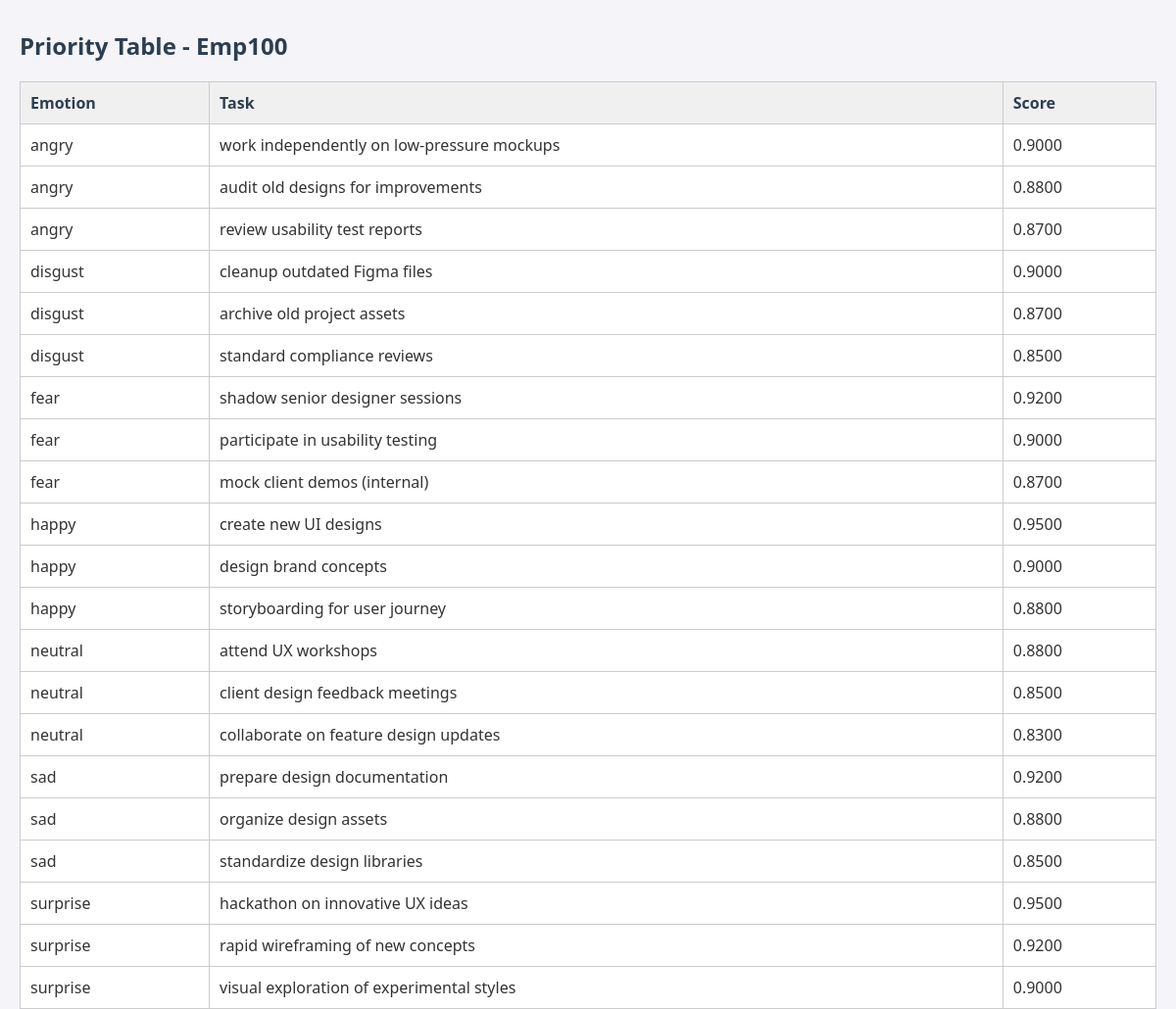
The app's page /view-priorities/Emp100 (signed in) with its own data.
### tables this page shows
CREATE TABLE employee_priority_table (
            employee_id TEXT,
            emotion TEXT,
            task TEXT,
            score REAL,
            PRIMARY KEY (employee_id, emotion, task)
        );

### webapp/app.py (the view)
@app.route("/view-priorities/<employee_id>")
def view_priorities(employee_id):
    if not session.get("hr_logged_in"):
        return redirect(url_for("hr_login"))
    conn = sqlite3.connect("data/employee_priority.db")
    cursor = conn.cursor()
    cursor.execute("""
        SELECT emotion, task, score
        FROM employee_priority_table
        WHERE employee_id = ?
        ORDER BY emotion, score DESC
    """, (employee_id,))
    results = cursor.fetchall()
    conn.close()
    return render_template("employee_priority_view.html", employee_id=employee_id, priorities=results)

### webapp/templates/employee_priority_view.html (shortened to what this page needs)
<head>
    <link rel="stylesheet" href="{{ url_for('static', filename='styles.css') }}">
</head>
<h2>Priority Table - {{ employee_id }}</h2>
<table border="1">
    <tr><th>Emotion</th><th>Task</th><th>Score</th></tr>
    {% for emotion, task, score in priorities %}
        <tr><td>{{ emotion }}</td><td>{{ task }}</td><td>{{ "%.4f"|format(score) }}</td></tr>
    {% endfor %}
</table>

### webapp/static/styles.css (style rules this page uses)
h2, h3 { color: #2c3e50; margin-top: 30px; }
table { border-collapse: collapse; width: 100%; margin-top: 15px; background-color: white; }
table, th, td { border: 1px solid #ccc; }
th, td { padding: 10px; text-align: left; }
th { background-color: #f0f0f0; color: #2c3e50; }

### records on screen
employee_priority_table: emotion "angry", task "work independently on low-pressure mockups", score "0.9000"
employee_priority_table: emotion "angry", task "audit old designs for improvements", score "0.8800"
employee_priority_table: emotion "angry", task "review usability test reports", score "0.8700"
employee_priority_table: emotion "disgust", task "cleanup outdated Figma files", score "0.9000"
employee_priority_table: emotion "disgust", task "archive old project assets", score "0.8700"
employee_priority_table: emotion "disgust", task "standard compliance reviews", score "0.8500"
employee_priority_table: emotion "fear", task "shadow senior designer sessions", score "0.9200"
employee_priority_table: emotion "fear", task "participate in usability testing", score "0.9000"
employee_priority_table: emotion "fear", task "mock client demos (internal)", score "0.8700"
employee_priority_table: emotion "happy", task "create new UI designs", score "0.9500"
employee_priority_table: emotion "happy", task "design brand concepts", score "0.9000"
employee_priority_table: emotion "happy", task "storyboarding for user journey", score "0.8800"
employee_priority_table: emotion "neutral", task "attend UX workshops", score "0.8800"
employee_priority_table: emotion "neutral", task "client design feedback meetings", score "0.8500"
employee_priority_table: emotion "neutral", task "collaborate on feature design updates", score "0.8300"
employee_priority_table: emotion "sad", task "prepare design documentation", score "0.9200"
employee_priority_table: emotion "sad", task "organize design assets", score "0.8800"
employee_priority_table: emotion "sad", task "standardize design libraries", score "0.8500"
employee_priority_table: emotion "surprise", task "hackathon on innovative UX ideas", score "0.9500"
employee_priority_table: emotion "surprise", task "rapid wireframing of new concepts", score "0.9200"
employee_priority_table: emotion "surprise", task "visual exploration of experimental styles", score "0.9000"

### other values on screen
{{ employee_id }} "Emp100"
